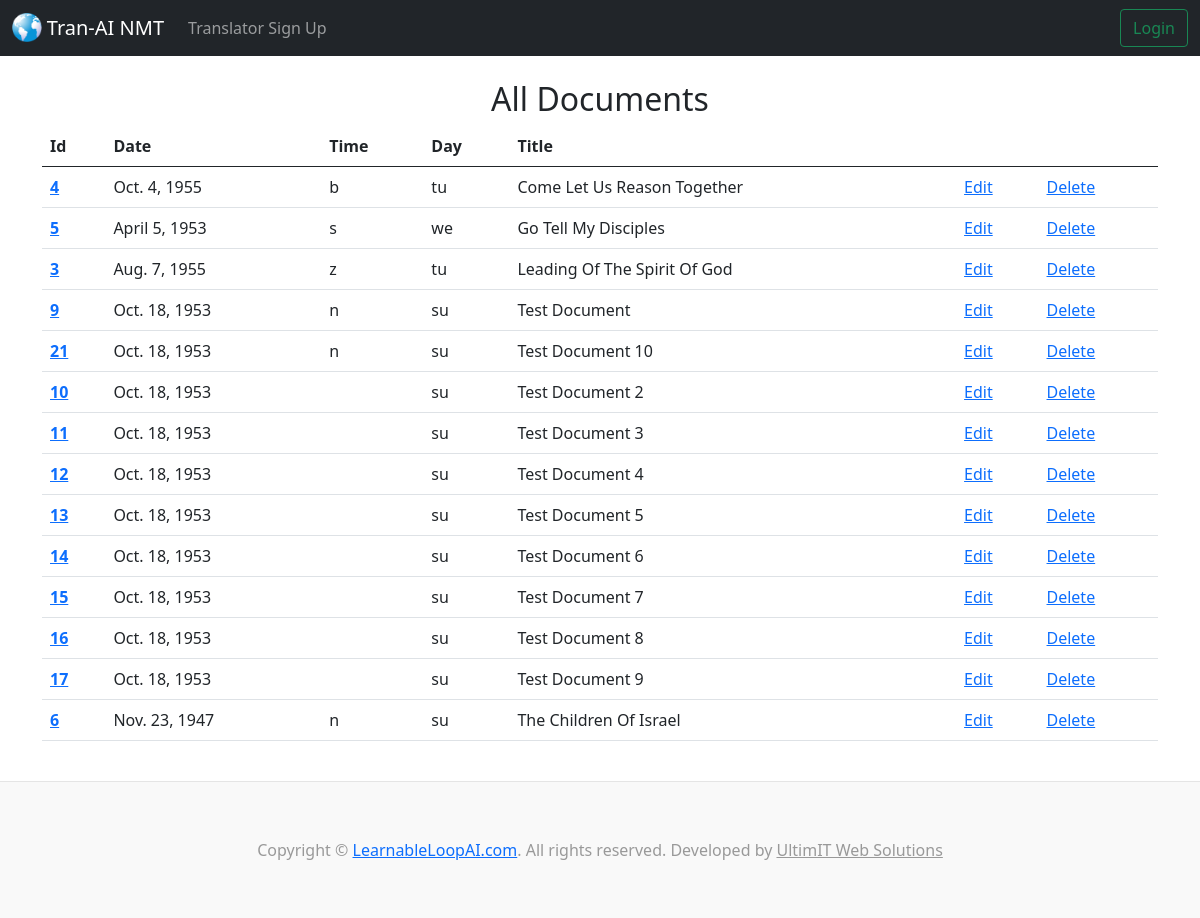
The page /documents/ on the database as committed earlier.
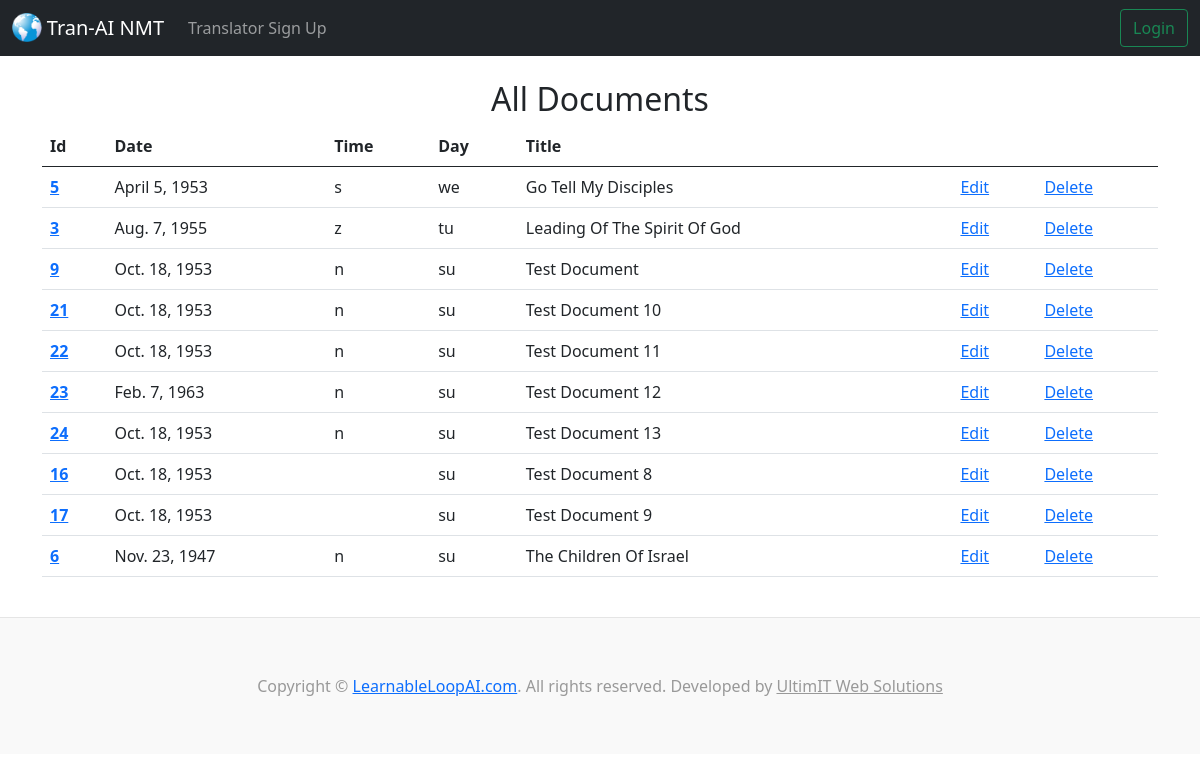
The same page on the database as committed later.
### tranai/models.py (models this page shows, shortened)
class Document(models.Model):
  class TimeOfDay(models.TextChoices):
    NO_TOD = 'n', _('No Time Of Day')
    SUNRISE = 's', _('Sunrise')
    BREAKFAST = 'b', _('Breakfast')
    MORNING = 'x', _('Morning')
    AFTERNOON = 'y', _('Afternoon')
    EVENING = 'z', _('Evening')
  class DayOfWeek(models.TextChoices):
    SUNDAY = 'su', _('Sunday')
    MONDAY = 'mo', _('Monday')
    TUESDAY = 'tu', _('Tuesday')
    WEDNESDAY = 'we', _('Wednesday')
    THURSDAY = 'th', _('Thursday')
    FRIDAY = 'fr', _('Friday')
    SATURDAY = 'sa', _('Saturday')
  dod = models.DateField('Date Of Delivery')
  tod = models.CharField('Time Of Day', max_length=1, validators=[MinLengthValidator(1), MaxLengthValidator(1)], choices=TimeOfDay.choices, default=TimeOfDay.NO_TOD, blank=False,)
  dow = models.CharField('Day Of Week', max_length=2, choices=DayOfWeek.choices, default=DayOfWeek.SUNDAY, blank=False,)
  title = models.CharField('Document Title', max_length=64, blank=False,)
  descriptor = models.CharField('Descriptor', max_length=120, blank=False,)

### tranai/views.py (the view)
# urls.py: path('documents/', views.index_documents, name='index-documents'),
def index_documents(request):
  document_list = Document.objects.all().order_by('title')#sort by date instead of title
  return render(request, 'tranai/index_documents.html', {'document_list': document_list})

### tranai/templates/tranai/index_documents.html
{% extends 'tranai/base.html' %}
{% block content %}
<center><h2>All Documents</h2></center>
<table class="table table-hover">
  <thead>
    <tr>
      <th scope="col">Id</th>
      <th scope="col">Date</th>
      <th scope="col">Time</th>
      <th scope="col">Day</th>
      <th scope="col">Title</th>
      <th scope="col"></th>
      <th scope="col"></th>
    </tr>
  </thead>
  <tbody>
{% for document in document_list %}
    <tr>
      <th scope="row"><a href="{% url 'show-document' document.id %}">{{ document.id }}</a></th>
      <td>{{ document.dod }}</td>
      <td>{{ document.tod }}</td>
      <td>{{ document.dow }}</td>
      <td>{{ document.title }}</td>
      <td><a href="{% url 'update-document' document.id %}">Edit</a></td>
      <td><a href="{% url 'delete-document' document.id %}">Delete</a></td>
    </tr>
{% endfor %}
  </tbody>
</table>
{% endblock %}

Rows that differ between the two databases and show on the page:
removed Document: id "4", dod "Oct. 4, 1955", tod "b", dow "tu", title "Come Let Us Reason Together"
removed Document: id "10", dod "Oct. 18, 1953", dow "su", title "Test Document 2"
removed Document: id "11", dod "Oct. 18, 1953", dow "su", title "Test Document 3"
removed Document: id "12", dod "Oct. 18, 1953", dow "su", title "Test Document 4"
removed Document: id "13", dod "Oct. 18, 1953", dow "su", title "Test Document 5"
removed Document: id "14", dod "Oct. 18, 1953", dow "su", title "Test Document 6"
removed Document: id "15", dod "Oct. 18, 1953", dow "su", title "Test Document 7"
added Document: id "22", dod "Oct. 18, 1953", tod "n", dow "su", title "Test Document 11"
added Document: id "23", dod "Feb. 7, 1963", tod "n", dow "su", title "Test Document 12"
added Document: id "24", dod "Oct. 18, 1953", tod "n", dow "su", title "Test Document 13"
